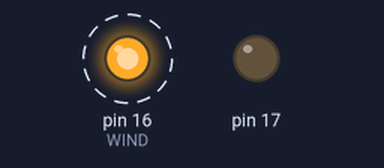
This sketch was run on a simulated Arduino Uno, built with avr-gcc and run on an emulated ATmega328P. Shown: output pins drawn as LEDs (lit = HIGH). Dashed ring = blinking.

Above: at 0.5 s.
Timing chart, 0 to 4.6 s (numbered marks = the images above):
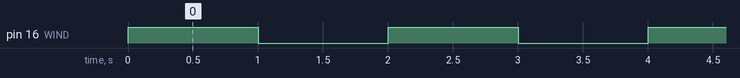

Measured:
- by itself, pin 16 (WIND): alternates HIGH for 1.0 s and LOW for 1.0 s

The sketch:

wind_rele.ino
```cpp
#define WIND 16

void setup() {
  // пины реле на выход
  pinMode(WIND, OUTPUT);
  pinMode(17, OUTPUT);
  digitalWrite(17, LOW);

}

void loop() {

  digitalWrite(WIND, HIGH);
  delay(1000);
  digitalWrite(WIND, LOW);
  delay(1000);
}
```
